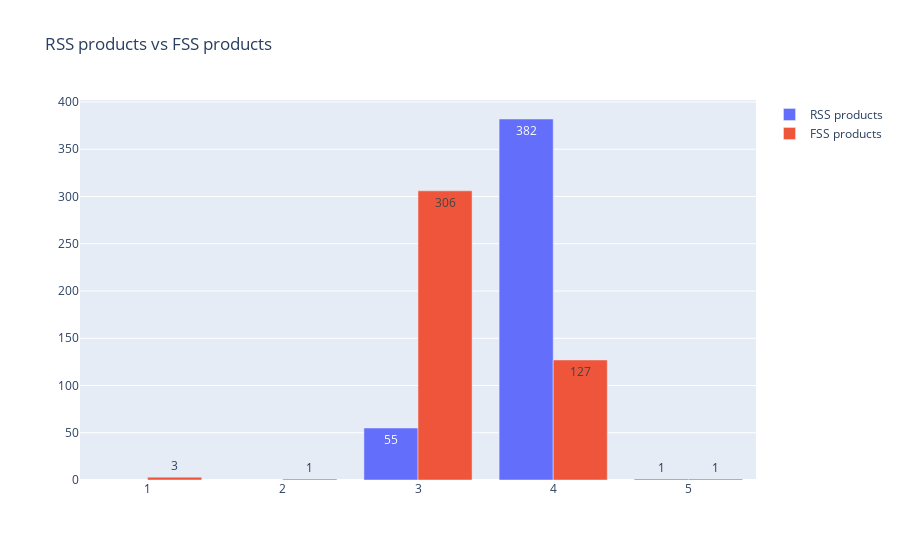

The notebook cell saved with this chart:
### Code cell
fss_products = scores_df['FSS'].round().value_counts()

fig = go.Figure()
fig.add_trace(go.Bar(x=rss_products.index, y=rss_products.values,
                #base=[-500,-600,-700],
                #marker_color='green',
                text=rss_products.values,
                name='RSS products',
                #texttemplate='%{text:.2f}',
                textposition='auto',
                ))

fig.add_trace(go.Bar(x=fss_products.index, y=fss_products.values,
                #base=[-500,-600,-700],
                #marker_color='green',
                text=fss_products.values,
                name='FSS products',
                #texttemplate='%{text:.2f}',
                textposition='auto',
                ))

fig.update_layout(
    title = 'RSS products vs FSS products'
)
fig.show()

### Figure 1 — Plotly figure (JSON) as saved in the notebook; plotly's stock layout.template omitted (floating-point values rounded to 4 significant figures)
{"data": [{"name": "RSS products", "text": [382, 55, 1], "textposition": "auto", "type": "bar", "x": [4, 3, 5], "y": [382, 55, 1]}, {"name": "FSS products", "text": [306, 127, 3, 1, 1], "textposition": "auto", "type": "bar", "x": [3, 4, 1, 2, 5], "y": [306, 127, 3, 1, 1]}], "layout": {"autosize": true, "title": {"text": "RSS products vs FSS products"}, "xaxis": {"autorange": true, "range": [0.5, 5.5], "type": "linear"}, "yaxis": {"autorange": true, "range": [0, 402.1], "type": "linear"}}}
